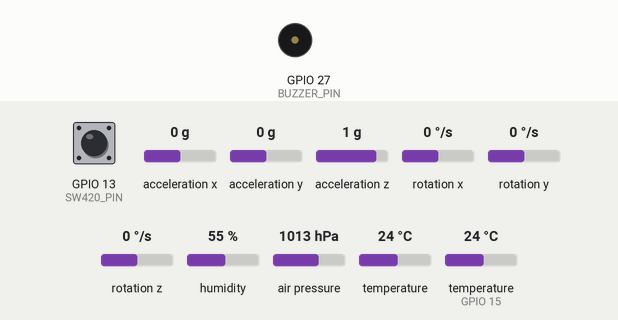
Bench run of a sketch on a simulated ESP32. Parts: buzzer (waves = sounding, pin HIGH). The inputs (shaded band) are chosen by the test bench; at power-on: GPIO 13 (SW420_PIN) LOW, acceleration x 0 g, acceleration y 0 g, acceleration z 1 g, rotation x 0 °/s, rotation y 0 °/s, rotation z 0 °/s, humidity 55 %, air pressure 1013 hPa, temperature 24 °C, temperature (sensor on GPIO 15) 24 °C. WiFi joins after 1.5 s; servers stay silent unless stated; web services answer with replies made up by the test bench; what the sketch prints to the serial monitor is not drawn.

Above: at 3.2 s.
3.3 s: GPIO 13 (SW420_PIN) pulled HIGH for 1.25 s
At 4.6 s:
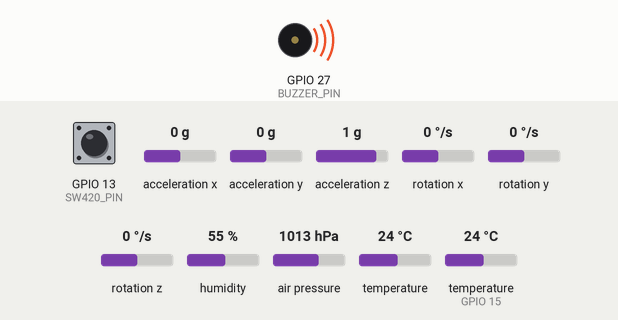
Timing chart, 0 to 6.3 s (numbered marks = the images above; inputs shaded):
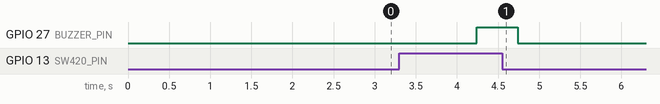

The sketch:

project10.ino
```cpp
// Include Libraries
#include <Wire.h>
#include <Adafruit_Sensor.h>
#include <Adafruit_BMP085.h>
#include <Adafruit_MPU6050.h>
#include "DHT.h"
#include <WiFi.h>
#include <HTTPClient.h>

// Define Sensor Pins and Constants
#define DHTPIN 15
#define DHTTYPE DHT22
#define SW420_PIN 13
#define BUZZER_PIN 27

// ThingSpeak Settings
const char* ssid = "iPhone de ousama";
const char* password = "baboucha43210";
String apiKey = "8RWXR51E23QZ8Z28";
const char* server = "http://api.thingspeak.com/update";

// Sensor Objects
Adafruit_MPU6050 mpu;
Adafruit_BMP085 bmp;
DHT dht(DHTPIN, DHTTYPE);

// Variables
float xAccel, yAccel, zAccel;
float temperature, humidity, pressure;
bool shockDetected = false;

void setup() {
  Serial.begin(115200);

  // Connect to WiFi
  WiFi.begin(ssid, password);
  while (WiFi.status() != WL_CONNECTED) {
    delay(1000);
    Serial.println("Connecting to WiFi...");
  }
  Serial.println("WiFi connected!");

  // Initialize Sensors
  if (!mpu.begin()) {
    Serial.println("MPU6050 initialization failed!");
    while (1);
  }

  if (!bmp.begin()) {
    Serial.println("BMP180 initialization failed!");
    while (1);
  }

  dht.begin();

  // Set up IO pins
  pinMode(SW420_PIN, INPUT);
  pinMode(BUZZER_PIN, OUTPUT);
}

void loop() {
  // Read MPU6050 Data
  sensors_event_t a, g, temp;
  mpu.getEvent(&a, &g, &temp);
  xAccel = a.acceleration.x;
  yAccel = a.acceleration.y;
  zAccel = a.acceleration.z;

  // Read BMP180 Data
  temperature = bmp.readTemperature();
  pressure = bmp.readPressure() / 100.0; // Convert to hPa

  // Read DHT22 Data
  humidity = dht.readHumidity();
  float tempDHT = dht.readTemperature();
  if (!isnan(tempDHT)) {
    temperature = tempDHT; // Override BMP temp with DHT if valid
  }

  // Read SW-420 Shock Sensor
  shockDetected = digitalRead(SW420_PIN);

  // Trigger Buzzer on Shock
  if (shockDetected) {
    digitalWrite(BUZZER_PIN, HIGH);
    delay(500);
    digitalWrite(BUZZER_PIN, LOW);
  }

  // Print Sensor Data to Serial Monitor
  Serial.println("--- Sensor Data ---");
  Serial.print("X: "); Serial.println(xAccel);
  Serial.print("Y: "); Serial.println(yAccel);
  Serial.print("Z: "); Serial.println(zAccel);
  Serial.print("Temperature: "); Serial.println(temperature);
  Serial.print("Humidity: "); Serial.println(humidity);
  Serial.print("Pressure: "); Serial.println(pressure);
  Serial.print("Shock Detected: "); Serial.println(shockDetected);

  // Send Data to ThingSpeak
  if (WiFi.status() == WL_CONNECTED) {
    HTTPClient http;
    String url = String(server) + "?api_key=" + apiKey +
                 "&field1=" + String(xAccel) +
                 "&field2=" + String(yAccel) +
                 "&field3=" + String(zAccel) +
                 "&field4=" + String(temperature) +
                 "&field5=" + String(humidity) +
                 "&field6=" + String(pressure) +
                 "&field7=" + String(shockDetected);

    http.begin(url);
    int httpCode = http.GET();
    if (httpCode > 0) {
      Serial.println("Data sent to ThingSpeak: " + url);
    } else {
      Serial.println("Error in HTTP request.");
    }
    http.end();
  }

  // Wait before next reading
  delay(2000);
}
```

Measured:
- after the input at 3.3 s, GPIO 27 (BUZZER_PIN): LOW → HIGH after 0.94 s, → LOW 0.50 s later
